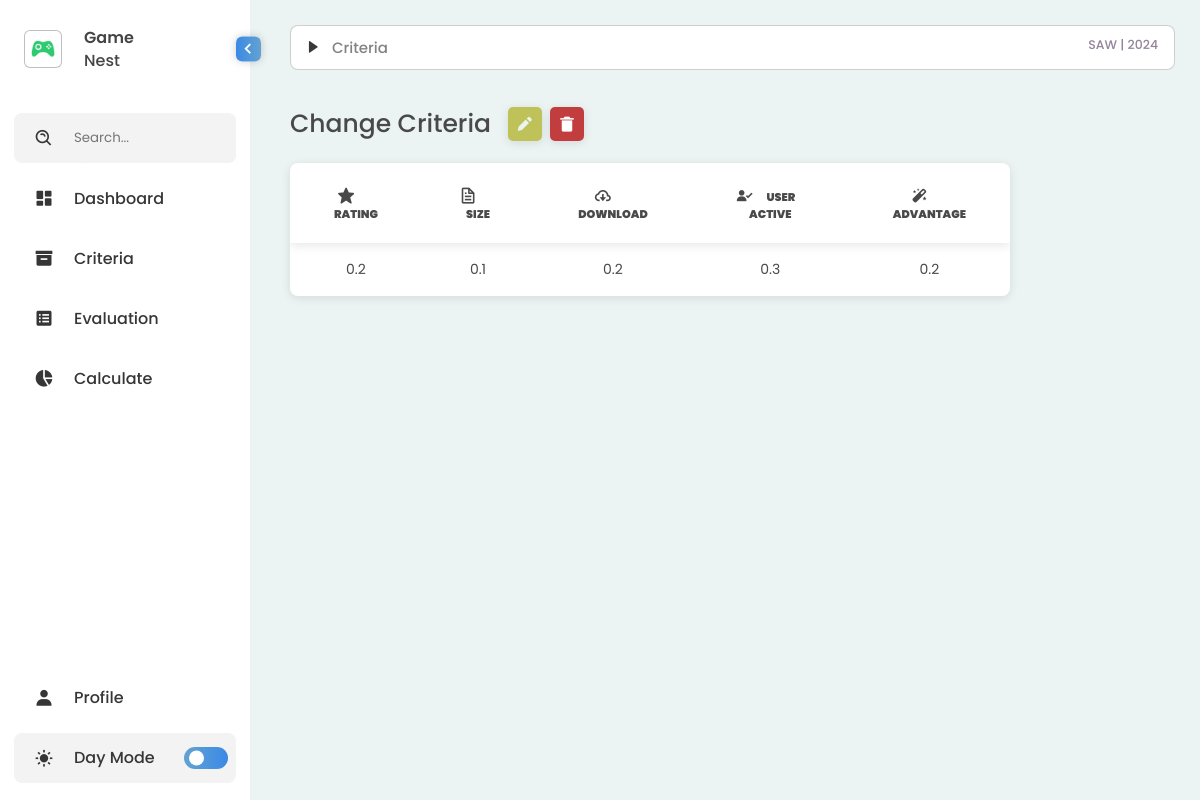
The app's page /criteria.php with its own data.
### tables this page shows
CREATE TABLE `saw_kriteria` (
  `no` int(11) NOT NULL,
  `peringkat` float NOT NULL,
  `ukuran` float NOT NULL,
  `unduhan` float NOT NULL,
  `aktif` float NOT NULL,
  `manfaat` float NOT NULL
);

### criteria.php (the view, shortened to what this page needs)
<!DOCTYPE html>
<html lang="en">
<head>
    <link rel="stylesheet" href="styles/styles.css">
    <link rel="stylesheet" href="styles/styles-home.css">
    <link href='https://unpkg.com/boxicons@2.1.4/css/boxicons.min.css' rel='stylesheet'>
    <link href='https://unpkg.com/css.gg@2.0.0/icons/css/play-list-search.css' rel='stylesheet'>
</head>
<?php
            include 'koneksi.php';
          ?>
<body>
    <nav class="sidebar close">
        <header>
            <div class="image-text">
                <span class="image">
                    <img src="logo.png" alt="logo">
                </span>
                <div class="text header-text">
                    <span class="name">Game</span>
                    <span class="profession">Nest</span>
                </div>
            </div>
            <i class='bx bx-chevron-right toggle' ></i>
        </header>
        <div class="menu-bar">
            <div class="menu">
                <li class="search-box">
                        <i class='bx bx-search-alt icon' ></i>
                        <input id="input1" type="search" placeholder="Search...">
                </li>
                <ul class="menu-links">
                    <li class="nav-link">
                        <a href="index.php">
                            <i class='bx bxs-dashboard icon' ></i>
                            <span class="text nav-text">Dashboard</span>
                        </a>
                    </li>
                    <li class="nav-link">
                        <a href="criteria.php">
                            <i class='bx bxs-box icon'></i>
                            <span class="text nav-text">Criteria</span>
                        </a>
                    </li>
                    <li class="nav-link">
                        <a href="evaluation.php">
                            <i class='bx bxs-spreadsheet icon'></i>
                            <span class="text nav-text">Evaluation</span>
                        </a>
                    </li>
                    <li class="nav-link">
                        <a href="calculate.php">
                            <i class='bx bxs-pie-chart-alt-2 icon' ></i>
                            <span class="text nav-text">Calculate</span>
                        </a>
                    </li>
                </ul>
            </div>
            <div class="bottom-content">
                <li class="">
                    <a href="#">
                        <i class='bx bxs-user icon'></i>
                        <span class="text nav-text">Profile</span>
                    </a>
                </li>
                <li class="mode">
                    <div class="moon-sun">
                        <i class='bx bxs-sun icon moon' ></i>
                    </div>
                    <span class="mode-text text">Day Mode</span>
                    <div class="toggle-switch">
                        <span class="switch"></span>
                    </div>
                </li>
            </div>
        </div>
    </nav>
    <section class="home">
        <div class="bar">
            <div class="inbar">
                <i class='bx bxs-right-arrow icon-home'></i>
                <span class='sub'>Criteria</span>
                <span class="sub2">SAW | 2024</span>
            </div>
        </div>
        <div class="main-section">
            <div class="alternatif">
                <span class="header-alter">Change Criteria</span>
                <i class='bx bxs-pencil add'></i>
                <?php
                            $sql = "SELECT * FROM saw_kriteria";
                            $hasil = $conn->query($sql);
                            $rows = $hasil->num_rows;
                            if ($rows > 0) {
                            while ($row = $hasil->fetch_row()) {
                            ?>
                <a href="criteria-delete.php?id=<?= $row[0] ?>">
                    <i class='bx bxs-trash-alt trash'></i>
                </a>
                <?php }
                            } else {
                            } ?>
            </div>
        </div>
        <div class="container">
            <div class="left">
                <div class="data-table1">
                    <table>
                        <thead>
                            <tr>
                                <th class="no">
                                    <i class='bx bxs-star icon2' ></i>
                                    <span>Rating</span>
                                </th>
                                <th class="app">
                                    <i class='bx bx-file icon2'></i>
                                    <span>Size</span>
                                </th>
                                <th class="dev">
                                    <i class='bx bx-cloud-download icon2'></i>
                                    <span>Download</span>
                                </th>
                                <th>
                                    <i class='bx bxs-user-check icon2'></i>
                                    <span>User Active</span>
                                </th>
                                <th>
                                    <i class='bx bxs-magic-wand icon2'></i>
                                    <span>Advantage</span>
                                </th>
                            </tr>
                        </thead>
                        <tbody>
                        <?php
                            $sql = "SELECT * FROM saw_kriteria";
                            $hasil = $conn->query($sql);
                            $rows = $hasil->num_rows;
                            if ($rows > 0) {
                            while ($row = $hasil->fetch_row()) {
                            ?>
                                    <tr>
                                        <td><?= $row[1] ?></td>
                                        <td><?= $row[2] ?></td>
                                        <td><?= $row[3] ?></td>
                                        <td><?= $row[4] ?></td>
                                        <td><?= $row[5] ?></td>
                                    </tr>
                                    <?php }
                            } else {
                            echo "<tr>
                                <td>Data Tidak Ada</td>
                            <tr>";
                            } ?>
                        </tbody>
                    </table>
                </div>
            </div>
        </div>
    </body>
</html>

### styles/styles.css (style rules this page uses)
* { font-family: 'Poppins', sans-serif; margin: 0; padding: 0; box-sizing: border-box; }

### styles/styles-home.css (style rules this page uses)
* { font-family: 'Poppins'; margin: 0; padding: 0; box-sizing: border-box; }
.home { display: flex; height: 100vh; position: relative; left: 250px; width: calc(100% - 250px); background: var(--background-color); transition: var(--tran-04); flex-direction: column; }
.home .main-section { width: 75%; font-size: 25px; font-weight: 500; color: var(--text-color2); padding-left: 40px; margin-bottom: 20px; }
.home .bar { display: flex; width: 100%; font-size: 15px; font-weight: 500; color: var(--text-header-color); padding: 25px; padding-left: 40px; padding-right: 25px; margin-bottom: 10px; }
.inbar { width: 100%; background-color: var(--sidebar-color); border-radius: 8px; padding: 10px; padding-right: 2px; padding-left: 15px; border: 0.5px solid #00000030; text-decoration: none; }
.left { width: 80%; }
.icon-home { min-width: 2px; font-size: 14px; text-decoration: none; }
.sub { color:var(--text-grey); padding-left: 8px; text-decoration: none; }
.sub2 { float: right; padding-right: 14px; font-size: 12.5px; color: var(--text-grey2); }
.header-alter { padding-right: 10px; }
.add { font-size: 18px; padding: 8px; border-radius: 5px; color: var(--background-color); background-color: var(--add); box-shadow:0 2px 10px #0000001b; cursor: pointer; }
.trash { font-size: 18px; padding: 8px; border-radius: 5px; color: var(--tetap-putih); background-color: rgb(194, 61, 61); box-shadow:0 2px 10px #0000001b; cursor: pointer; text-decoration: none; margin-left: 2px; }
a { color: inherit; text-decoration: none; }

### records on screen
saw_kriteria: peringkat "0.2", ukuran "0.1", unduhan "0.2", aktif "0.3", manfaat "0.2"
